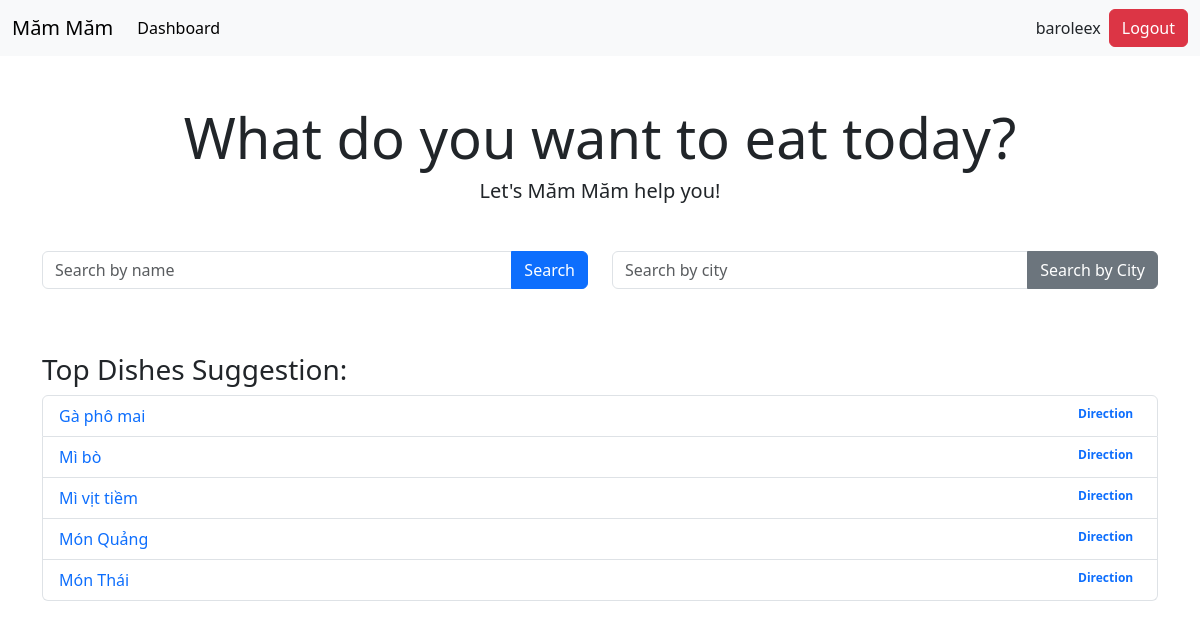
The app's page /dashboard/ (signed in) with its own data.
### myapp/models.py (models this page shows, shortened)
class Dish(models.Model):
    name = models.CharField(max_length=200)
    link = models.URLField(max_length=200)
    code = models.CharField(max_length=300)
    price = models.CharField(max_length=20)
    description = models.CharField(max_length=300)
    total_like = models.IntegerField(default=0)
    likers = models.ManyToManyField(User, blank=True)

### myapp/views.py (the view)
# urls.py: path("dashboard/", dashboard, name="dashboard"),
@login_required(login_url="login")
def dashboard(request):
    best_five_dishes = Dish.objects.order_by("-total_like")[:5]
    context = {
        "best_five_dishes": best_five_dishes
    }
    return render(request, "myapp/dashboard.html", context)

### myapp/templates/myapp/dashboard.html (shortened to what this page needs)
<!DOCTYPE html>
{% load static %}
<html lang="en">
  <head>
    <link href="https://cdn.jsdelivr.net/npm/bootstrap@5.3.3/dist/css/bootstrap.min.css" rel="stylesheet">
  </head>
  <body>
    <nav class="navbar navbar-expand-lg navbar-light bg-light">
      <div class="container-fluid">
        <a class="navbar-brand" href="{% url 'myapp:dashboard' %}">Măm Măm</a>
        <div class="collapse navbar-collapse" id="navbarNav">
          <ul class="navbar-nav me-auto">
            <li class="nav-item">
              <a class="nav-link active" aria-current="page" href="{% url 'myapp:dashboard' %}">Dashboard</a>
            </li>
          </ul>
          <div class="d-flex align-items-center user-logout-container">
            <span class="username px-2">{{ user.username }}</span>
            <a href="{% url 'myapp:logout' %}" class="btn btn-danger">Logout</a>
          </div>
        </div>
      </div>
    </nav>
    <div class="container mt-5">
      <div class="text-center mb-5">
        <h1 class="display-4">What do you want to eat today?</h1>
        <h2 class="lead">Let's Măm Măm help you!</h2>
      </div>
      <div class="row justify-content-center">
        <div class="col-md-6 mb-3">
          <form action="{% url 'myapp:search' %}" method="GET" class="input-group">
            <input type="text" name="search" class="form-control" placeholder="Search by name" />
            <button type="submit" class="btn btn-primary">Search</button>
          </form>
        </div>
        <div class="col-md-6 mb-3">
          <form action="{% url 'myapp:searchcity' %}" method="GET" class="input-group">
            <input type="text" name="searchcity" class="form-control" placeholder="Search by city" />
            <button type="submit" class="btn btn-secondary">Search by City</button>
          </form>
        </div>
      </div>
      <div class="mt-5">
        {% if best_five_dishes %}
          <h3>Top Dishes Suggestion:</h3>
          <ul class="list-group">
            {% for dish in best_five_dishes %}
              <li class="list-group-item d-flex justify-content-between align-items-start">
                <a href="{% url 'myapp:detail' dish.id %}" style="text-decoration: none;">{{ dish.name }}</a>
                <span class="badge rounded-pill"><a href="{%url 'myapp:map' dish.id%}" style="text-decoration: none;">Direction</a></span>
              </li>
            {% endfor %}
          </ul>
        {% else %}
          <div class="alert alert-warning mt-3" role="alert">
            No dishes are available.
          </div>
        {% endif %}
      </div>
    </div>
  </body>
</html>

### records on screen
Dish: name "Gà phô mai"
Dish: name "Mì bò"
Dish: name "Mì vịt tiềm"
Dish: name "Món Quảng"
Dish: name "Món Thái"

### other values on screen
{{ user.username }} "baroleex"
